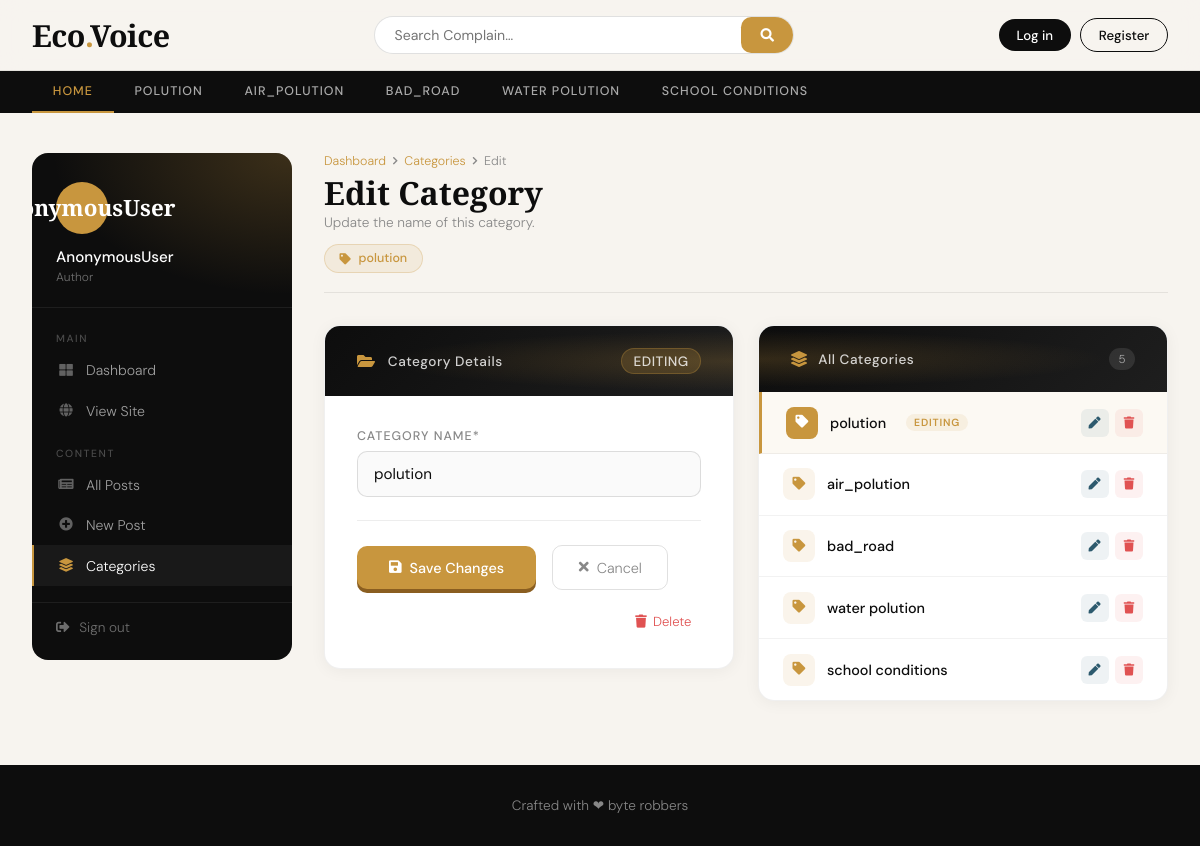
The app's page /dashboard/categories/edit/7/ with its own data.
### complains/models.py (models this page shows, shortened)
class Category(models.Model):
    Category_name = models.CharField(max_length=50 , unique=True)
    created_at = models.DateTimeField(auto_now_add=True)
    updated_at = models.DateTimeField(auto_now=True)
    class Meta:
        verbose_name_plural = 'categories'

### dashboards/views.py (the view)
# urls.py: path('categories/edit/<int:pk>/', views.edit_category, name='edit_category'),
def edit_category(request, pk):
    category = get_object_or_404(Category, pk=pk)
    if request.method == 'POST':
        form = CategoryForm(request.POST, instance=category)
        if form.is_valid():
            form.save()
            return redirect('categories')
    form = CategoryForm(instance=category)
    context = {
        'form': form,
        'category': category,
    }
    return render(request, 'dashboard/edit_category.html', context)

### dashboards/forms.py
class CategoryForm(forms.ModelForm):
    class Meta:
        model = Category
        fields = '__all__'

### complains/context_processors.py (called while the page is built)
def get_categories(request):
    categories = Category.objects.all()
    return dict(categories=categories)

### templates/dashboard/edit_category.html (shortened to what this page needs)
{% extends 'base.html' %}
{% load static %}
{% load crispy_forms_tags %}
{% block content %}
<div class="dash-wrap">
    <aside class="dash-sidebar">
        <div class="sidebar-user">
            <div class="user-avatar-lg">{{ user }}</div>
            <div class="sidebar-user-name">{{ user }}</div>
            <div class="sidebar-user-role">Author</div>
        </div>
        <nav class="sidebar-nav">
            <div class="sidebar-nav-label">Main</div>
            <a href="{% url 'dashboard' %}">
                <i class="fas fa-th-large"></i> Dashboard
            </a>
            <a href="{% url 'home' %}">
                <i class="fas fa-globe"></i> View Site
            </a>
            <div class="sidebar-nav-label" style="margin-top:0.5rem;">Content</div>
            <a href="{% url 'posts' %}">
                <i class="fas fa-newspaper"></i> All Posts
            </a>
            <a href="{% url 'add_post' %}">
                <i class="fas fa-plus-circle"></i> New Post
            </a>
            <a href="{% url 'categories' %}" class="active">
                <i class="fas fa-layer-group"></i> Categories
            </a>
        </nav>
        <div class="sidebar-bottom">
            <a href="{% url 'logout' %}">
                <i class="fas fa-sign-out-alt"></i> Sign out
            </a>
        </div>
    </aside>
    <div class="dash-main">
        <div class="page-header">
            <div class="page-header-left">
                <div class="breadcrumb-trail">
                    <a href="{% url 'dashboard' %}">Dashboard</a>
                    <i class="fas fa-chevron-right"></i>
                    <a href="{% url 'categories' %}">Categories</a>
                    <i class="fas fa-chevron-right"></i>
                    <span>Edit</span>
                </div>
                <h1>Edit Category</h1>
                <p>Update the name of this category.</p>
                {% if category %}
                <div class="editing-pill">
                    <i class="fas fa-tag"></i> {{ category.Category_name }}
                </div>
                {% endif %}
            </div>
        </div>
        <div class="content-grid">
            <div class="form-card">
                <div class="form-card-header">
                    <i class="fas fa-folder-open"></i>
                    <span>Category Details</span>
                    <span class="edit-mode-tag">Editing</span>
                </div>
                <div class="form-card-body">
                    <form action="{% url 'edit_category' category.id %}" method="POST">
                        {{ form|crispy }}
                        <div class="form-actions">
                            <button type="submit" class="btn-submit">
                                <i class="fas fa-save"></i> Save Changes
                            </button>
                            <a href="{% url 'categories' %}" class="btn-cancel">
                                <i class="fas fa-times"></i> Cancel
                            </a>
                            {% if category %}
                            <a href="{% url 'delete_category' category.id %}" class="btn-delete">
                                <i class="fas fa-trash"></i> Delete
                            </a>
                            {% endif %}
                        </div>
                    </form>
                </div>
            </div>
            <div class="cat-card">
                <div class="cat-card-header">
                    <div class="cat-card-header-left">
                        <i class="fas fa-layer-group"></i>
                        <span>All Categories</span>
                    </div>
                    <span class="cat-count-badge">{{ categories|length }}</span>
                </div>
                <div>
                    {% if categories %}
                        {% for cat in categories %}
                        <div class="cat-item {% if cat.id == category.id %}is-editing{% endif %}">
                            <div class="cat-item-left">
                                <div class="cat-icon {% if cat.id == category.id %}active-icon{% endif %}">
                                    <i class="fas fa-tag"></i>
                                </div>
                                <span class="cat-name">{{ cat.Category_name }}</span>
                                {% if cat.id == category.id %}
                                <span class="cat-editing-tag">Editing</span>
                                {% endif %}
                            </div>
                            <div class="cat-item-actions">
                                <a class="cat-action-btn edit" href="{% url 'edit_category' cat.id %}" title="Edit">
                                    <i class="fas fa-pen"></i>
                                </a>
                                <a class="cat-action-btn del" href="{% url 'delete_category' cat.id %}" title="Delete">
                                    <i class="fas fa-trash"></i>
                                </a>
                            </div>
                        </div>
                        {% endfor %}
                    {% else %}
                        <div class="cat-empty">
                            <i class="fas fa-folder-open"></i>
                            <p>No categories found.</p>
                        </div>
                    {% endif %}
                </div>
            </div>
        </div>
    </div>
</div>
{% endblock %}

### templates/base.html (shortened to what this page needs)
{% load static %}
<!DOCTYPE html>
<html lang="en">
<head>
    <link rel="stylesheet" href="https://cdnjs.cloudflare.com/ajax/libs/font-awesome/5.15.4/css/all.min.css">
    <link href="{% static 'css/blog.css' %}" rel="stylesheet">
</head>
<body>
    <header class="site-header">
        <div class="header-inner">
            <a class="site-logo" href="/">Eco<span>.</span>Voice</a>
            <div class="search-wrap">
                <form action="{% url 'search' %}" method="GET">
                    <input name="keyword" value="{{keyword}}" type="text" placeholder="Search Complain…" />
                    <button type="submit"><i class="fas fa-search"></i></button>
                </form>
            </div>
            <div class="header-auth">
                {% if not user.is_authenticated %}
                    <a class="btn-auth login" href="{% url 'login' %}">Log in</a>
                    <a class="btn-auth register" href="{% url 'register' %}">Register</a>
                {% else %}
                    <a class="btn-auth dash" href="{% url 'dashboard' %}"><i class="fas fa-th-large"></i> complain-Dashboard</a>
                    <a class="btn-auth out" href="{% url 'logout' %}">Log out</a>
                {% endif %}
            </div>
        </div>
    </header>
    <nav class="cat-nav">
        <div class="cat-nav-inner">
            <a href="{% url 'home' %}">Home</a>
            {% for cat in categories %}
            <a href="{% url 'complains:posts_by_category' cat.id %}">{{ cat.Category_name }}</a>
            {% endfor %}
        </div>
    </nav>
    <main class="site-main">
        {% block content %}
        {% endblock %}
    </main>
    <footer class="site-footer">
        <p>Crafted with &#10084 byte robbers </p>
    </footer>
</body>
</html>

### hackathon_main/static/css/blog.css (style rules this page uses)
h1, h2, h3, h4, h5, h6 { font-family: "Playfair Display", Georgia, "Times New Roman", serif; }
button { --button_radius: 0.75em; --button_color: #e8e8e8; --button_outline_color: #000000; font-size: 17px; font-weight: bold; border: none; cursor: pointer; border-radius: var(--button_radius); background: var(--button_outline_color); }

### templates/base.html (style rules this page uses)
:root { --ink: #0d0d0d; --paper: #f7f4ef; --accent: #c8963e; --accent2: #2d5a6e; --muted: #888; --card-radius: 12px; }
* { margin: 0; padding: 0; box-sizing: border-box; }
body { background: var(--paper); color: var(--ink); font-family: 'DM Sans', sans-serif; font-weight: 300; min-height: 100vh; }
.site-header { position: sticky; top: 0; z-index: 100; background: rgba(247,244,239,0.92); backdrop-filter: blur(12px); -webkit-backdrop-filter: blur(12px); border-bottom: 1px solid rgba(0,0,0,0.08); }
.header-inner { max-width: 1280px; margin: 0 auto; padding: 0 2rem; height: 70px; display: flex; align-items: center; gap: 2rem; }
.site-logo { font-family: 'Cormorant Garamond', serif; font-size: 1.9rem; font-weight: 700; color: var(--ink); text-decoration: none; letter-spacing: -0.5px; white-space: nowrap; flex-shrink: 0; }
.site-logo span { color: var(--accent); }
.search-wrap { flex: 1; max-width: 420px; margin: 0 auto; }
.search-wrap form { display: flex; background: #fff; border: 1.5px solid rgba(0,0,0,0.12); border-radius: 50px; overflow: hidden; transition: border-color 0.2s; }
.search-wrap input { flex: 1; border: none; outline: none; padding: 0.55rem 1.2rem; background: transparent; font-family: 'DM Sans', sans-serif; font-size: 0.88rem; color: var(--ink); }
.search-wrap button { border: none; background: var(--accent); color: #fff; padding: 0 1.2rem; cursor: pointer; font-size: 0.85rem; font-family: 'DM Sans', sans-serif; transition: background 0.2s; }
.header-auth { display: flex; gap: 0.6rem; align-items: center; flex-shrink: 0; }
.btn-auth { display: inline-block; padding: 0.45rem 1.1rem; border-radius: 50px; font-family: 'DM Sans', sans-serif; font-size: 0.83rem; font-weight: 500; text-decoration: none; transition: all 0.2s; }
.btn-auth.login { background: var(--ink); color: #fff; }
.btn-auth.register { border: 1.5px solid var(--ink); color: var(--ink); }
.cat-nav { background: var(--ink); overflow-x: auto; scrollbar-width: none; }
.cat-nav-inner { max-width: 1280px; margin: 0 auto; padding: 0 2rem; display: flex; gap: 0; }
.cat-nav a { display: inline-block; padding: 0.75rem 1.3rem; color: rgba(255,255,255,0.65); text-decoration: none; font-size: 0.78rem; font-weight: 500; letter-spacing: 0.08em; text-transform: uppercase; white-space: nowrap; transition: all 0.2s; border-bottom: 2px solid transparent; }
.cat-nav a:first-child { color: var(--accent); border-bottom-color: var(--accent); }
.site-main { max-width: 1280px; margin: 0 auto; padding: 2.5rem 2rem 4rem; }
.site-footer { background: var(--ink); color: rgba(255,255,255,0.5); text-align: center; padding: 2rem; font-size: 0.85rem; }

### records on screen
Category: Category_name "POLUTION", Category_name "polution", shows "EDITING"
Category: Category_name "AIR_POLUTION", Category_name "air_polution"
Category: Category_name "BAD_ROAD", Category_name "bad_road"
Category: Category_name "WATER POLUTION", Category_name "water polution"
Category: Category_name "SCHOOL CONDITIONS", Category_name "school conditions"

### other values on screen
{{ user }} "AnonymousUser"
{{ categories|length }} "5"
